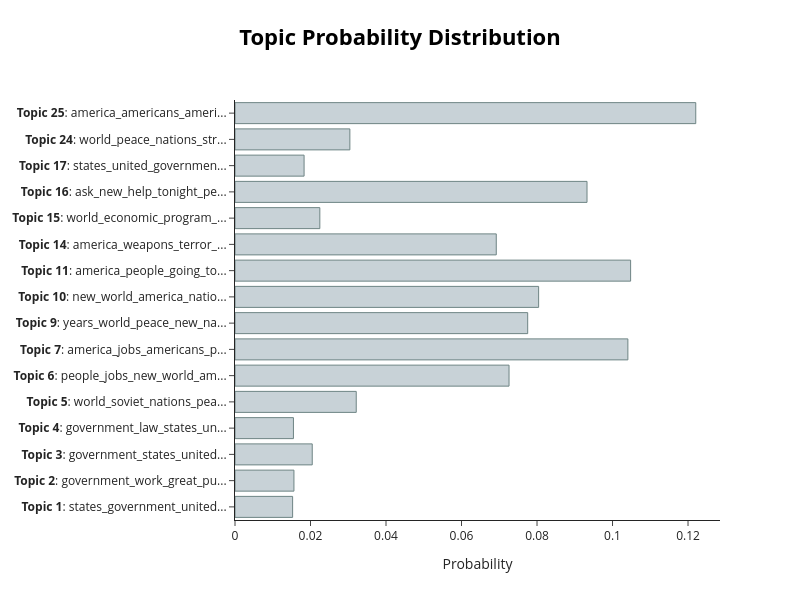

Notebook code for this chart:
### Markdown cell above
#### Topic distribution for the first speech

### Code cell
distributions = topic_model.approximate_distribution(docs)

first_dist = np.array(distributions[0]).flatten()

fig = topic_model.visualize_distribution(first_dist)
fig.write_html("outputs/bertopic_first_speech_distribution.html")
fig

### Figure 1 — Plotly figure (JSON) as saved in the notebook; plotly's stock layout.template omitted (floating-point values rounded to 4 significant figures)
{"data": [{"marker": {"color": "#C8D2D7", "line": {"color": "#6E8484", "width": 1}}, "orientation": "h", "type": "bar", "x": [0.01526, 0.01561, 0.02046, 0.01548, 0.03211, 0.07259, 0.1041, 0.07753, 0.08043, 0.1048, 0.06921, 0.02247, 0.09325, 0.0183, 0.03043, 0.122], "y": ["<b>Topic 1</b>: states_government_united...", "<b>Topic 2</b>: government_work_great_pu...", "<b>Topic 3</b>: government_states_united...", "<b>Topic 4</b>: government_law_states_un...", "<b>Topic 5</b>: world_soviet_nations_pea...", "<b>Topic 6</b>: people_jobs_new_world_am...", "<b>Topic 7</b>: america_jobs_americans_p...", "<b>Topic 9</b>: years_world_peace_new_na...", "<b>Topic 10</b>: new_world_america_natio...", "<b>Topic 11</b>: america_people_going_to...", "<b>Topic 14</b>: america_weapons_terror_...", "<b>Topic 15</b>: world_economic_program_...", "<b>Topic 16</b>: ask_new_help_tonight_pe...", "<b>Topic 17</b>: states_united_governmen...", "<b>Topic 24</b>: world_peace_nations_str...", "<b>Topic 25</b>: america_americans_ameri..."]}], "layout": {"height": 600, "hoverlabel": {"bgcolor": "white", "font": {"family": "Rockwell", "size": 16}}, "title": {"font": {"color": "Black", "size": 22}, "text": "<b>Topic Probability Distribution</b>", "x": 0.5, "xanchor": "center", "y": 0.95, "yanchor": "top"}, "width": 800, "xaxis": {"title": {"text": "Probability"}}}}
